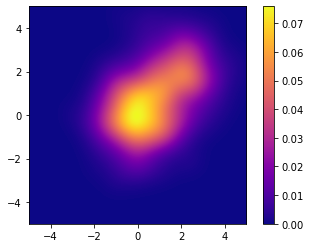

Here is the Python script that generated this plot:
#!/usr/bin/env python3
# -*- coding: utf-8 -*-
"""
Created on Tue Mar 28 23:43:59 2023

@author: liuzhengzuo
"""

import numpy as np
import matplotlib.pyplot as plt
from scipy.stats import multivariate_normal

# Define probability distributions
def P_omega1(x, y):
    return 1/(2*np.pi) * np.exp(-(x**2 + y**2)/2)

def P_omega2(x, y):
    return 1/(2*np.pi) * np.exp(-((x-2)**2 + (y-2)**2)/2)

# Generate 1000 samples
samples = []
for i in range(1000):
    # Sample random variable
    rv = np.random.choice([0, 1], p=[2/3, 1/3])

    # Generate (x, y) based on the random variable
    if rv == 0:
        x = np.random.normal(0, 1, size=2)
        while P_omega1(*x) == 0: # Rejection sampling to ensure non-zero density
            x = np.random.normal(0, 1, size=2)
    else:
        x = np.random.normal([2, 2], 1, size=2)
        while P_omega2(*x) == 0: # Rejection sampling to ensure non-zero density
            x = np.random.normal([2, 2], 1, size=2)
            
    samples.append(x)

# Convert samples to NumPy array and print shape
samples = np.array(samples)

# Use Parzen window of proper width to estimate the density function of P(x,y)
x, y = np.mgrid[-5:5:0.02, -5:5:0.02]
pos = np.dstack((x, y))
window_width = 0.5
parzen_pdf = np.zeros_like(x)
for i in range(len(samples)):
    parzen_pdf += multivariate_normal.pdf(pos, mean=samples[i], cov=window_width**2 * np.eye(2))
parzen_pdf /= len(samples)

# Plot the two-dimensional density as heatmap
plt.imshow(parzen_pdf.T, origin='lower', extent=[-5, 5, -5, 5], cmap='plasma')
plt.colorbar()
plt.show()
